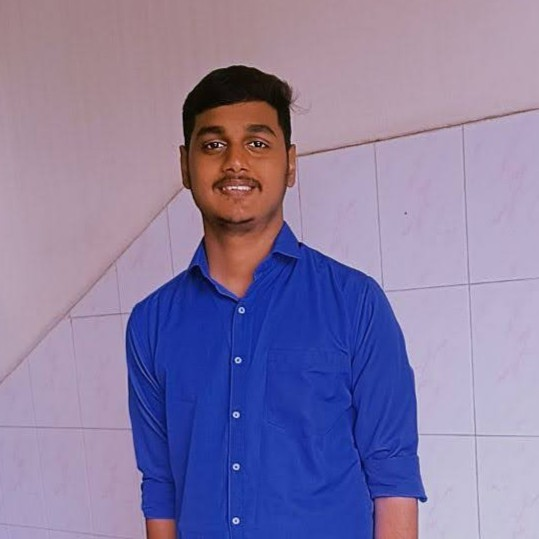
#> input picture engine/auth/samples/face.1.1.jpg, 539 x 539 px, found by its file name; its folder holds 4 pictures in this run
$ python trainer.py
#> lines starting #> are read from the running program, lines starting #| are printed output that depends on the picture
import cv2
import numpy as np
from PIL import Image #pillow package
import os

path = 'engine\\auth\\samples' # Path for samples already taken

recognizer = cv2.face.LBPHFaceRecognizer_create() # Local Binary Patterns Histograms
detector = cv2.CascadeClassifier("engine\\auth\\haarcascade_frontalface_default.xml")
#Haar Cascade classifier is an effective object detection approach


def images_and_labels(path): # function to fetch the images and labels

#> called with path = 'engine\\auth\\samples'
    imagepaths = [os.path.join(path,f) for f in os.listdir(path)]
    facesamples=[]
    ids = []

    for imagepath in imagepaths: # to iterate particular image path

        gray_img = Image.open(imagepath).convert('L') # convert it to grayscale
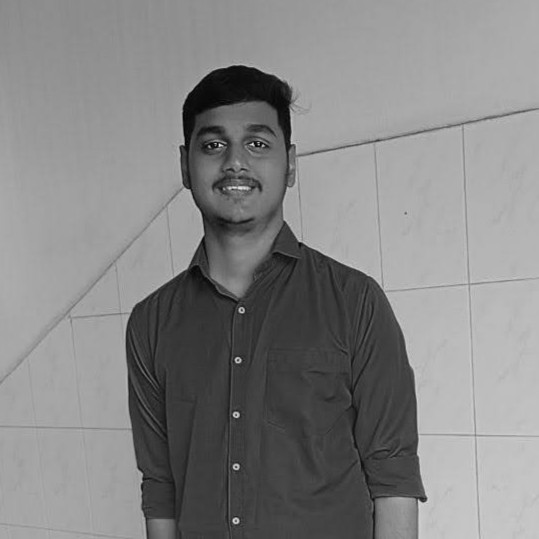
#> gray_img: PIL image 539x539 L; min 2, max 234, mean 133.2
        img_arr = np.array(gray_img,'uint8') #creating an array

        person_id = int(os.path.split(imagepath)[-1].split(".")[1])
        faces = detector.detectMultiScale(img_arr)
#> faces = [[191, 195, 86, 86], [173, 93, 126, 126]]

        for (x,y,w,h) in faces:
            facesamples.append(img_arr[y:y+h,x:x+w])
            ids.append(person_id )
            print(f"Added sample for ID {person_id} from {imagepath}")
#> this loop made 2 passes
#| Added sample for ID 1 from engine\auth\samples/face.1.1.jpg
#| Added sample for ID 1 from engine\auth\samples/face.1.1.jpg
#> after the loop, facesamples = 2 items; ids = [1, 1]
#> pass 2 of the loop in images_and_labels, `for imagepath in imagepaths:`:
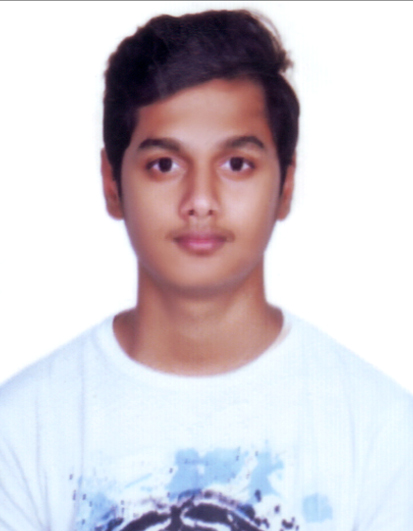
#> input picture engine/auth/samples/face.1.2.jpg, 413 x 531 px, found by its file name
#> in images_and_labels, `gray_img = Image.open(imagepath).convert('L')`:
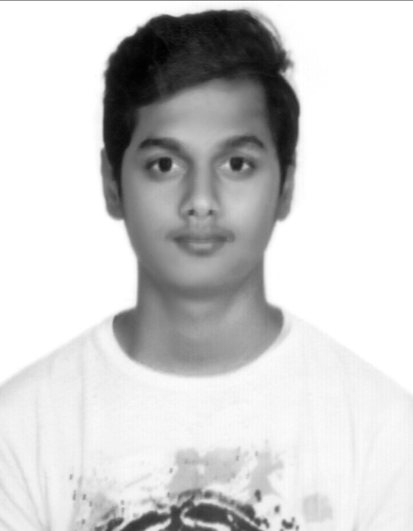
#> gray_img: PIL image 413x531 L; min 0, max 255, mean 207
#> faces = [[98, 84, 207, 207]]
#> the loop in images_and_labels, `for (x,y,w,h) in faces:` made 1 pass
#> (printed output is left out)
#> after the loop in images_and_labels, `for (x,y,w,h) in faces:`: facesamples = 3 items; ids = [1, 1, 1]
#> pass 3 of the loop in images_and_labels, `for imagepath in imagepaths:`:
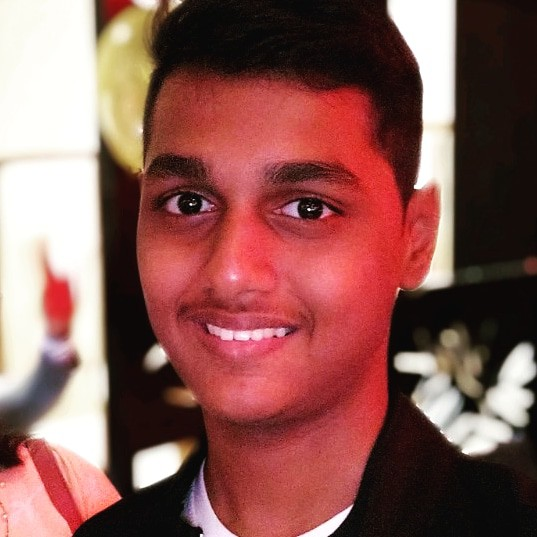
#> input picture engine/auth/samples/face.1.3.jpg, 537 x 537 px, found by its file name
#> in images_and_labels, `gray_img = Image.open(imagepath).convert('L')`:
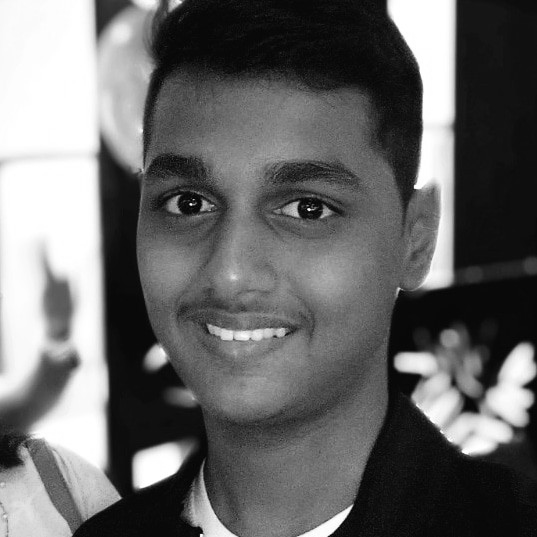
#> gray_img: PIL image 537x537 L; min 1, max 255, mean 104.4
#> faces = [[69, 68, 342, 342]]
#> the loop in images_and_labels, `for (x,y,w,h) in faces:` made 1 pass
#> (printed output is left out)
#> after the loop in images_and_labels, `for (x,y,w,h) in faces:`: facesamples = 4 items; ids = [1, 1, 1, 1]
#> the loop made 4 passes; the first 3 are shown

    print(f"Total samples: {len(facesamples)}, IDs: {set(ids)}")
    return facesamples,ids

print ("Training faces. It will take a few seconds. Wait ...")

faces,ids = images_and_labels(path)
recognizer.train(faces, np.array(ids))

recognizer.write('engine\\auth\\trainer\\trainer.yml')  # Save the trained model as trainer.yml

print("Model trained, Now we can recognize your face.")
